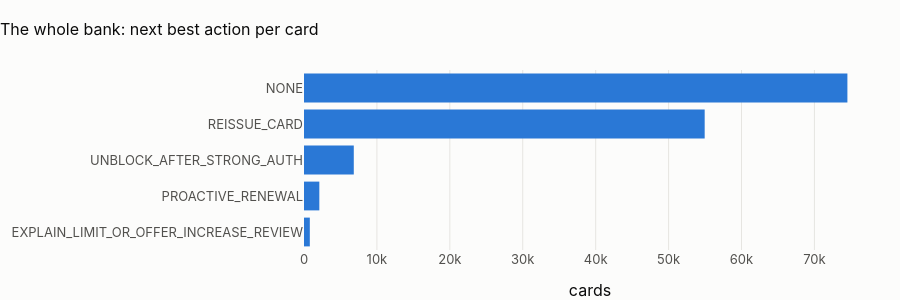

The notebook cell saved with this chart:
### Markdown cell above
## 2 · Cards: next best action

### Code cell
nba = pl.q(
    "select next_best_action, count(*) as cards from {mart_card_support} group by 1 order by 2 desc"
)
nba["share %"] = (100 * nba.cards / nba.cards.sum()).round(2)
fig = px.bar(
    nba,
    x="cards",
    y="next_best_action",
    orientation="h",
    title=f"{CTRY.title}: next best action per card",
)
fig.update_layout(height=300, yaxis_title=None, yaxis=dict(autorange="reversed"))
fig.show()
show(nba, paging=False)

### Figure 1 — Plotly figure (JSON) as saved in the notebook; plotly's stock layout.template omitted (floating-point values rounded to 4 significant figures)
{"data": [{"hovertemplate": "cards=%{x}<br>next_best_action=%{y}<extra></extra>", "legendgroup": "", "marker": {"color": "#2a78d6", "pattern": {"shape": ""}}, "name": "", "orientation": "h", "showlegend": false, "textposition": "auto", "type": "bar", "x": [74521, 54948, 6828, 2102, 798], "xaxis": "x", "y": ["NONE", "REISSUE_CARD", "UNBLOCK_AFTER_STRONG_AUTH", "PROACTIVE_RENEWAL", "EXPLAIN_LIMIT_OR_OFFER_INCREASE_REVIEW"], "yaxis": "y"}], "layout": {"barmode": "relative", "height": 300, "legend": {"tracegroupgap": 0}, "title": {"text": "The whole bank: next best action per card"}, "xaxis": {"anchor": "y", "domain": [0.0, 1.0], "title": {"text": "cards"}}, "yaxis": {"anchor": "x", "autorange": "reversed", "domain": [0.0, 1.0], "title": {}}}}
